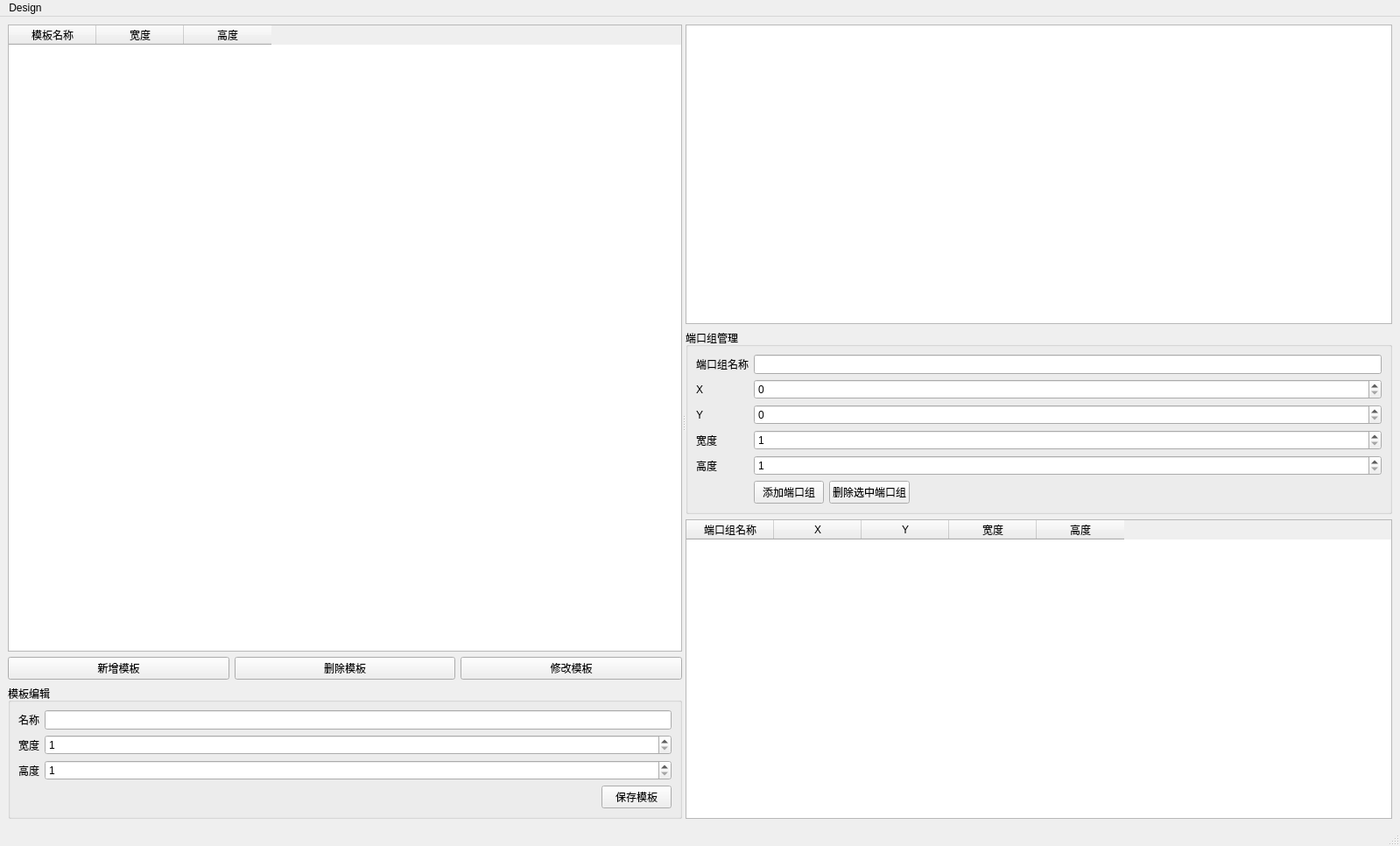
<?xml version="1.0" encoding="UTF-8"?>
<ui version="4.0">
 <class>MyTestProject</class>
 <widget class="QMainWindow" name="MyTestProject">
  <property name="geometry">
   <rect>
    <x>0</x>
    <y>0</y>
    <width>1599</width>
    <height>966</height>
   </rect>
  </property>
  <widget class="QWidget" name="centralwidget">
   <layout class="QHBoxLayout" name="horizontalLayout">
    <item>
     <widget class="QSplitter" name="splitter">
      <property name="orientation">
       <enum>Qt::Orientation::Horizontal</enum>
      </property>
      <widget class="QWidget" name="leftPanel">
       <layout class="QVBoxLayout" name="leftLayout">
        <item>
         <widget class="QTableWidget" name="twTemplates">
          <column>
           <property name="text">
            <string>模板名称</string>
           </property>
          </column>
          <column>
           <property name="text">
            <string>宽度</string>
           </property>
          </column>
          <column>
           <property name="text">
            <string>高度</string>
           </property>
          </column>
         </widget>
        </item>
        <item>
         <layout class="QHBoxLayout" name="templateBtnLayout">
          <item>
           <widget class="QPushButton" name="btnAddTemplate">
            <property name="text">
             <string>新增模板</string>
            </property>
           </widget>
          </item>
          <item>
           <widget class="QPushButton" name="btnRemoveTemplate">
            <property name="text">
             <string>删除模板</string>
            </property>
           </widget>
          </item>
          <item>
           <widget class="QPushButton" name="btnEditTemplate">
            <property name="text">
             <string>修改模板</string>
            </property>
           </widget>
          </item>
         </layout>
        </item>
        <item>
         <widget class="QGroupBox" name="grpTemplate">
          <property name="title">
           <string>模板编辑</string>
          </property>
          <layout class="QFormLayout" name="formTemp">
           <item row="0" column="0">
            <widget class="QLabel" name="lblTemplateName">
             <property name="text">
              <string>名称</string>
             </property>
            </widget>
           </item>
           <item row="0" column="1">
            <widget class="QLineEdit" name="leTemplateName"/>
           </item>
           <item row="1" column="0">
            <widget class="QLabel" name="lblTemplateWidth">
             <property name="text">
              <string>宽度</string>
             </property>
            </widget>
           </item>
           <item row="1" column="1">
            <widget class="QSpinBox" name="sbTemplateWidth">
             <property name="minimum">
              <number>1</number>
             </property>
             <property name="maximum">
              <number>10000</number>
             </property>
            </widget>
           </item>
           <item row="2" column="0">
            <widget class="QLabel" name="lblTemplateHeight">
             <property name="text">
              <string>高度</string>
             </property>
            </widget>
           </item>
           <item row="2" column="1">
            <widget class="QSpinBox" name="sbTemplateHeight">
             <property name="minimum">
              <number>1</number>
             </property>
             <property name="maximum">
              <number>10000</number>
             </property>
            </widget>
           </item>
           <item row="3" column="1">
            <layout class="QHBoxLayout" name="saveTempLayout">
             <item>
              <spacer name="horizontalSpacer">
               <property name="orientation">
                <enum>Qt::Orientation::Horizontal</enum>
               </property>
               <property name="sizeType">
                <enum>QSizePolicy::Policy::Expanding</enum>
               </property>
               <property name="sizeHint" stdset="0">
                <size>
                 <width>0</width>
                 <height>0</height>
                </size>
               </property>
              </spacer>
             </item>
             <item>
              <widget class="QPushButton" name="btnSaveTemplate">
               <property name="text">
                <string>保存模板</string>
               </property>
              </widget>
             </item>
            </layout>
           </item>
          </layout>
         </widget>
        </item>
       </layout>
      </widget>
      <widget class="QWidget" name="rightPanel">
       <layout class="QVBoxLayout" name="rightLayout">
        <item>
         <widget class="QGraphicsView" name="graphicsView"/>
        </item>
        <item>
         <widget class="QGroupBox" name="grpPort">
          <property name="title">
           <string>端口组管理</string>
          </property>
          <layout class="QFormLayout" name="formPort">
           <item row="0" column="0">
            <widget class="QLabel" name="lblPortGroupName">
             <property name="text">
              <string>端口组名称</string>
             </property>
            </widget>
           </item>
           <item row="0" column="1">
            <widget class="QLineEdit" name="lePortName"/>
           </item>
           <item row="1" column="0">
            <widget class="QLabel" name="lblPortX">
             <property name="text">
              <string>X</string>
             </property>
            </widget>
           </item>
           <item row="1" column="1">
            <widget class="QSpinBox" name="sbPortX">
             <property name="maximum">
              <number>10000</number>
             </property>
            </widget>
           </item>
           <item row="2" column="0">
            <widget class="QLabel" name="lblPortY">
             <property name="text">
              <string>Y</string>
             </property>
            </widget>
           </item>
           <item row="2" column="1">
            <widget class="QSpinBox" name="sbPortY">
             <property name="maximum">
              <number>10000</number>
             </property>
            </widget>
           </item>
           <item row="3" column="0">
            <widget class="QLabel" name="lblPortWidth">
             <property name="text">
              <string>宽度</string>
             </property>
            </widget>
           </item>
           <item row="3" column="1">
            <widget class="QSpinBox" name="sbPortWidth">
             <property name="minimum">
              <number>1</number>
             </property>
             <property name="maximum">
              <number>10000</number>
             </property>
            </widget>
           </item>
           <item row="4" column="0">
            <widget class="QLabel" name="lblPortHeight">
             <property name="text">
              <string>高度</string>
             </property>
            </widget>
           </item>
           <item row="4" column="1">
            <widget class="QSpinBox" name="sbPortHeight">
             <property name="minimum">
              <number>1</number>
             </property>
             <property name="maximum">
              <number>10000</number>
             </property>
            </widget>
           </item>
           <item row="5" column="1">
            <layout class="QHBoxLayout" name="portBtnLayout">
             <item>
              <widget class="QPushButton" name="btnAddPortGroup">
               <property name="text">
                <string>添加端口组</string>
               </property>
              </widget>
             </item>
             <item>
              <widget class="QPushButton" name="btnRemovePortGroup">
               <property name="text">
                <string>删除选中端口组</string>
               </property>
              </widget>
             </item>
             <item>
              <spacer name="horizontalSpacer2">
               <property name="orientation">
                <enum>Qt::Orientation::Horizontal</enum>
               </property>
               <property name="sizeType">
                <enum>QSizePolicy::Policy::Expanding</enum>
               </property>
               <property name="sizeHint" stdset="0">
                <size>
                 <width>0</width>
                 <height>0</height>
                </size>
               </property>
              </spacer>
             </item>
            </layout>
           </item>
          </layout>
         </widget>
        </item>
        <item>
           <widget class="QTableWidget" name="twPortGroups">
             <column>
                 <property name="text">
                     <string>端口组名称</string>
                 </property>
             </column>
             <column>
                 <property name="text">
                     <string>X</string>
                 </property>
             </column>
             <column>
                 <property name="text">
                     <string>Y</string>
                 </property>
             </column>
             <column>
                 <property name="text">
                     <string>宽度</string>
                 </property>
             </column>
             <column>
                 <property name="text">
                     <string>高度</string>
                 </property>
             </column>
           </widget>
        </item>
       </layout>
      </widget>
     </widget>
    </item>
   </layout>
  </widget>
  <widget class="QMenuBar" name="menubar">
   <property name="geometry">
    <rect>
     <x>0</x>
     <y>0</y>
     <width>1599</width>
     <height>27</height>
    </rect>
   </property>
   <widget class="QMenu" name="menuDesign">
    <property name="title">
     <string>Design</string>
    </property>
   </widget>
   <addaction name="menuDesign"/>
  </widget>
  <widget class="QStatusBar" name="statusbar"/>
 </widget>
 <!-- <resources/>-->
 <!-- <connections/>-->
</ui>
